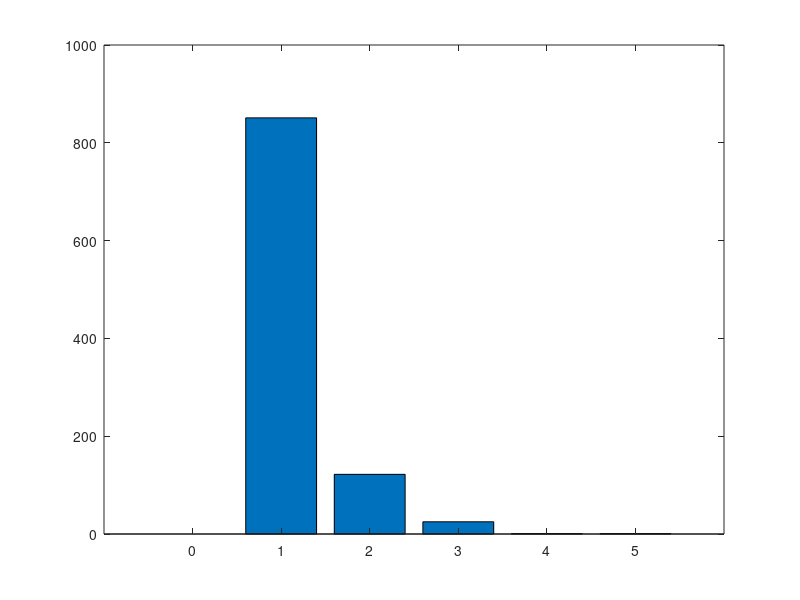
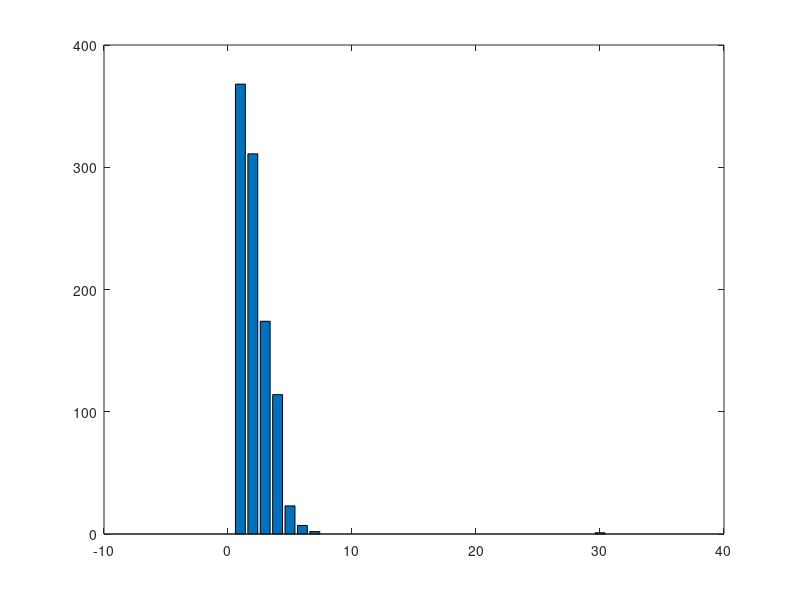
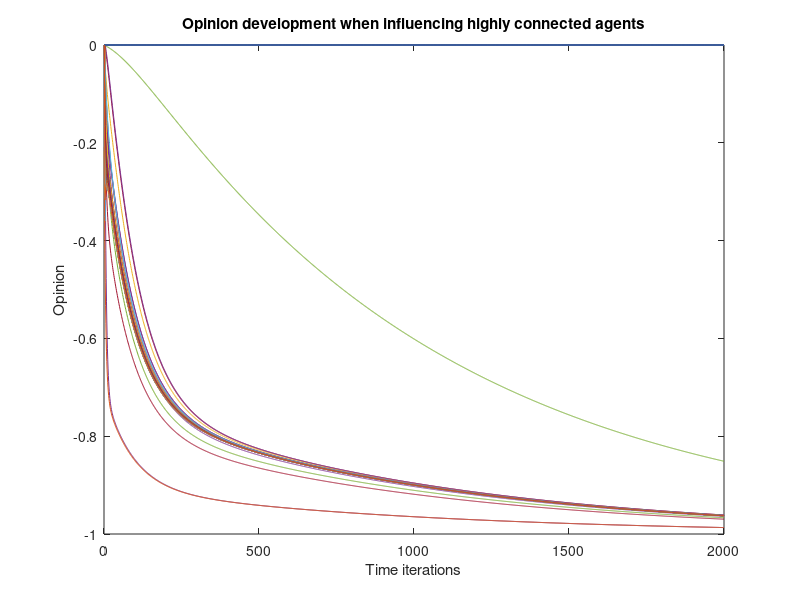

These charts were generated, in order, by the following MATLAB code:
%%%%%%%%%%%%%%%%%%%%%%%%%%%%%%%%%%%%%%%%%%%%%%%%%%%%%%%%%%%%%%%%%%%%%%%%%%%
% File for the Course: MSSSM
% Students:
% 28.11.2017
%%%%%%%%%%%%%%%%%%%%%%%%%%%%%%%%%%%%%%%%%%%%%%%%%%%%%%%%%%%%%%%%%%%%%%%%%%%

clear all
close all
clc

%% Loading a Network
tic
network_size = 1e2;                            % total number of agents in a network


maxclosefriends = 5;                    %maximum #of closefriends
maxfbfriends = 30;                       %maximum #of fbfriends
minclosefriendships = 0;                 %Set minimal amount of formed close friendships
minfacebookFS = 5;                       %Set minimal amount of formed FB-friendships

friends = [maxclosefriends; maxfbfriends; minclosefriendships; minfacebookFS];

% Setting parameters
% 1 means to evaluate
% 0 means to do nothing there
NewNetwork = 0; 
Influence_low = 0;
Influence_middle = 0;
Influence_high = 1;


if (NewNetwork)
    [agents, Sim_network] = CreateaNetwork(network_size, friends);
end

load('agents.mat')
load('Sim_network')
toc

% Analysing the network

number_mean_CF = mean(agents(:,1));
number_mean_FB = mean(agents(:,2));
%%
Ctrs_CF = [0:1:5];
Xcts_CF = hist(agents(:,1), Ctrs_CF);
Ctrs_FB = [0:1:30];
Xcts_FB = hist(agents(:,2), Ctrs_FB);

figure 
bar(Ctrs_CF,Xcts_CF)

figure
bar(Ctrs_FB,Xcts_FB)

%% Finding the right angents to be influenced

Number_Influenced = 20;

for i = 1:length(agents)
    Friendship_Sum(i) = 2*agents(i,1)+agents(i,2);
end

[Friendship_Sum_order, idx_order] = sort(Friendship_Sum,'ascend');

% Find low-connected and high-connected agents

LowConnedcted = Friendship_Sum_order(1:Number_Influenced);
idx_low = idx_order(1:Number_Influenced);
HighConnected = Friendship_Sum_order(end-Number_Influenced:end);
idx_high = idx_order(end-Number_Influenced+1:end);

% Find medium-connected agents

MeanConnection = floor(sum(Friendship_Sum)/length(Friendship_Sum));
idx_order_mean = find(Friendship_Sum_order == MeanConnection);

missing = Number_Influenced - length(idx_order_mean);

if (missing > 0)
    idx_order_mean_start = idx_order_mean(1) - floor(missing/2);
    idx_order_mean_end = idx_order_mean(end) + floor(missing/2);
    idx_order_mean_full = idx_order(idx_order_mean_start:idx_order_mean_end);    
end

if (missing <= 0)
    idx_order_mean_full = idx_order(idx_order_mean(1:Number_Influenced));   
end


%% Setting the influence parameter of the agents

if(Influence_low)
    for i = 1:Number_Influenced
        agents(idx_low(i),3) = -1;

    end
end

if(Influence_middle)
    for i = 1:Number_Influenced
        agents(idx_order_mean_full(i),3) = -1;

    end
end

if(Influence_high)
    for i = 1:Number_Influenced
        agents(idx_high(i),3) = -1;

    end
end

%% Starting simulation and updating oppinion of every agent

timesteps = 2000;                               % Number of Network Simulations
temp_opinion = zeros(network_size,1);        % Initializing a temporaray opinion vector 
k_CF = 2;                                    % Opinion multiplication factor for CF_friends
k_FB = 1;                                  % Opinion multiplication factor for FB_friends
k_IF = 5;                                   % Opinion multiplication factor for Influence
opinion_development = zeros(network_size,timesteps);

for t = 1:timesteps
    for xx = 1:network_size     % Iterating through all agents in the network
                
            listCF_hor = find(Sim_network(xx,:) == 2 | Sim_network(xx,:) == 3);
            listCF_ver = find(Sim_network(:,xx) == 2 | Sim_network(:,xx) == 3);
            listFB_hor = find(Sim_network(xx,:) == 1 | Sim_network(xx,:) == 3);
            listFB_ver = find(Sim_network(:,xx) == 1 | Sim_network(:,xx) == 3);
            
            
            temp_opinionCF_hor = agents(listCF_hor,5);
            temp_opinionCF_ver = agents(listCF_ver,5);
            temp_opinionCF = [temp_opinionCF_hor; temp_opinionCF_ver];
            participantsCF = length(find(temp_opinionCF ~= 0));
            temp_opinionCF_sum = sum(temp_opinionCF);
            
            temp_opinionFB_hor = agents(listFB_hor,5);
            temp_opinionFB_ver = agents(listFB_ver,5);
            temp_opinionFB = [temp_opinionFB_hor; temp_opinionFB_ver];
            participantsFB = length(find(temp_opinionFB ~= 0));
            temp_opinionFB_sum = sum(temp_opinionFB);
            
            if (participantsCF + participantsFB == 0)           
                enhance_friends_number = 1;
            else
                enhance_friends_number = 0;
            end
                       
                if (agents(xx,3) == 0) 
                    % His own opinion 
                    temp_opinion(xx) = (1-agents(xx,4)) * agents(xx,5) + agents(xx,4) * ((temp_opinionCF_sum * k_CF + temp_opinionFB_sum * k_FB) / (participantsCF*k_CF +participantsFB*k_FB+enhance_friends_number));
                end

                if (agents(xx,3) == -1)        % If agent is influenced by Specialist or Spreader
                    % His own opinion 
                    temp_opinion(xx) = (1-agents(xx,4)) * agents(xx,5) + agents(xx,4) * ((temp_opinionCF_sum * k_CF + temp_opinionFB_sum * k_FB + agents(xx,3)*k_IF) / (participantsCF*k_CF + participantsFB*k_FB + k_IF+enhance_friends_number));
                end
                
            
    end
    
    for xx = 1:network_size                                           
        agents(xx,5) = temp_opinion(xx);                    % Updating opinion for every agent
        opinion_development(xx,t) = temp_opinion(xx);       % Updating opinion_development over time
    end
end

if (Influence_low)
    figure
    for xx = 1:network_size
        plot(opinion_development(xx,:))
        hold on
    end
    xlabel('Time iterations')
    ylabel('Opinion')
    title('Opinion development when influencing low-connected agents')
end

if (Influence_middle)
    figure
    for xx = 1:network_size
        plot(opinion_development(xx,:))
        hold on
    end
    xlabel('Time iterations')
    ylabel('Opinion')
    title('Opinion development when influencing medium-connected agents')
end

if (Influence_high)
    figure
    for xx = 1:network_size
        plot(opinion_development(xx,:))
        hold on
    end
    xlabel('Time iterations')
    ylabel('Opinion')
    title('Opinion development when influencing highly connected agents')
end